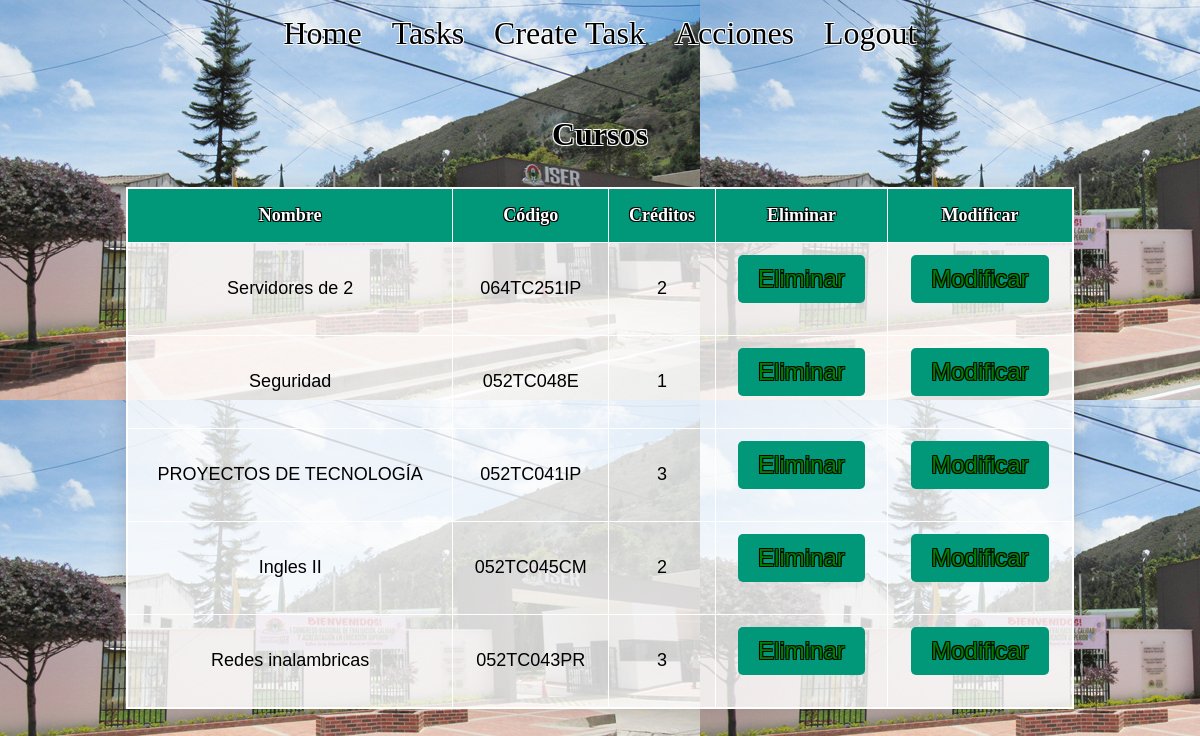
The page /acciones/ (signed in) on the database its author committed.
### tasks/models.py (models this page shows, shortened)
class Task(models.Model):
    Codigo = models.CharField(primary_key=True, max_length=10)
    Nombre = models.CharField(max_length=100)
    Creditos = models.PositiveSmallIntegerField()
    user = models.ForeignKey(User, on_delete=models.CASCADE)

### tasks/views.py (the view, shortened to what this page needs)
# urls.py: path('acciones/', views.acciones, name='acciones'),
@login_required
def acciones(request):
    tasks=Task.objects.all()
    if request.method == 'GET':
        return render(request, 'tasks_acciones.html',{'tasks':tasks})

### tasks/templates/tasks_acciones.html (shortened to what this page needs)
{% extends 'base.html' %}
{% block content %}
<div class="center-content">
    <h2 class="cursos">Cursos</h2>
    <table class="styled-table">
        <thead>
            <tr>
                <th>Nombre</th>
                <th>Código</th>
                <th>Créditos</th>
                <th>Eliminar</th>
                <th>Modificar</th>
            </tr>
        </thead>
        <tbody>
            {% for task in tasks %}
            <tr>
                <td>{{task.Nombre}}</td>
                <td>{{task.Codigo}}</td>
                <td>{{task.Creditos}}</td>
                <td>
                    <form method="post" action="{% url 'acciones' %}">
                        <button type="submit" class="buton_Signup">Eliminar</button>
                    </form>
                </td>
                <td>
                    <form method="post" action="{% url 'acciones' %}">
                        <button type="submit" name="action" value="update" class="buton_Signup">Modificar</button>
                    </form>
                </td>
            </tr>
            {% endfor %}
        </tbody>
    </table>
</div>
{% endblock %}

### tasks/templates/base.html (style rules this page uses)
body { font-family: 'Arial', sans-serif; line-height: 1.6; background-color: white; background-image: url('/static/media/iser1.jpg'); }
.center-content { text-align: center; margin-top: 50px; color: black; }
.buton_Signup { background-color: #009879; color: green; font-size: 24px; padding: 10px 20px; border: none; cursor: pointer; border-radius: 5px; margin-bottom: 20px; text-align: center; text-shadow: 1px 1px 0px rgba(0, 0, 0, 0.9), -1px -1px 0px rgba(0, 0, 0, 0.9), 1px -1px 0px rgba(0, 0, 0, 0.9), -1px 1px 0px rgba(0, 0, 0, 0.9); }
.styled-table { width: 80%; margin: 25px auto; border-collapse: collapse; font-size: 18px; font-family: 'Arial', sans-serif; box-shadow: 0 0 20px rgba(0, 0, 0, 0.15); border: 2px solid white; background-color: rgba(255, 255, 255, 0.8); }
.styled-table thead tr { text-align: center; color: white; text-shadow: 1px 1px 0px rgba(0, 0, 0, 0.9), -1px -1px 0px rgba(0, 0, 0, 0.9), 1px -1px 0px rgba(0, 0, 0, 0.9), -1px 1px 0px rgba(0, 0, 0, 0.9); font-family: Georgia, 'Times New Roman', Times, serif; font-size: 1em; background-color: #009879; }
.styled-table th, .styled-table td { padding: 12px 15px; text-align: center; border: 1px solid white; }
.styled-table tbody tr { border-bottom: 1px solid #ddd; }
.cursos { color: black; text-shadow: 1px 1px 0px rgba(255, 255, 255, 0.9), -1px -1px 0px rgba(255, 255, 255, 0.9), 1px -1px 0px rgba(255, 255, 255, 0.9), -1px 1px 0px rgba(255, 255, 255, 0.9); font-family: Georgia, 'Times New Roman', Times, serif; font-size: 2em; }

### rows shown on the page
Task: Nombre "Servidores de 2", Codigo "064TC251IP", Creditos "2"
Task: Nombre "Seguridad", Codigo "052TC048E", Creditos "1"
Task: Nombre "PROYECTOS DE TECNOLOGÍA", Codigo "052TC041IP", Creditos "3"
Task: Nombre "Ingles II", Codigo "052TC045CM", Creditos "2"
Task: Nombre "Redes inalambricas", Codigo "052TC043PR", Creditos "3"
